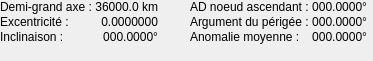
    <widget class="QWidget" name="kepleriens">
     <widget class="QWidget" name="formLayoutWidget_27">
      <property name="geometry">
       <rect>
        <x>0</x>
        <y>0</y>
        <width>181</width>
        <height>52</height>
       </rect>
      </property>
      <layout class="QFormLayout" name="formLayout_kepler1">
       <property name="sizeConstraint">
        <enum>QLayout::SetFixedSize</enum>
       </property>
       <property name="labelAlignment">
        <set>Qt::AlignLeading|Qt::AlignLeft|Qt::AlignVCenter</set>
       </property>
       <property name="horizontalSpacing">
        <number>3</number>
       </property>
       <property name="verticalSpacing">
        <number>1</number>
       </property>
       <item row="0" column="0">
        <widget class="QLabel" name="lbl_demiGrandAxeKeplerien">
         <property name="font">
          <font/>
         </property>
         <property name="text">
          <string>Demi-grand axe :</string>
         </property>
        </widget>
       </item>
       <item row="1" column="0">
        <widget class="QLabel" name="lbl_excentricite">
         <property name="font">
          <font/>
         </property>
         <property name="text">
          <string>Excentricité :</string>
         </property>
        </widget>
       </item>
       <item row="2" column="0">
        <widget class="QLabel" name="lbl_inclinaison">
         <property name="font">
          <font/>
         </property>
         <property name="text">
          <string>Inclinaison :</string>
         </property>
        </widget>
       </item>
       <item row="1" column="1">
        <widget class="QLabel" name="excentricite">
         <property name="font">
          <font/>
         </property>
         <property name="text">
          <string notr="true">0.0000000</string>
         </property>
         <property name="alignment">
          <set>Qt::AlignRight|Qt::AlignTrailing|Qt::AlignVCenter</set>
         </property>
        </widget>
       </item>
       <item row="2" column="1">
        <widget class="QLabel" name="inclinaison">
         <property name="font">
          <font/>
         </property>
         <property name="text">
          <string notr="true">000.0000°</string>
         </property>
         <property name="alignment">
          <set>Qt::AlignRight|Qt::AlignTrailing|Qt::AlignVCenter</set>
         </property>
        </widget>
       </item>
       <item row="0" column="1">
        <widget class="QLabel" name="demiGrandAxeKeplerien">
         <property name="font">
          <font/>
         </property>
         <property name="text">
          <string notr="true">36000.0 km</string>
         </property>
         <property name="alignment">
          <set>Qt::AlignRight|Qt::AlignTrailing|Qt::AlignVCenter</set>
         </property>
        </widget>
       </item>
      </layout>
     </widget>
     <widget class="QWidget" name="formLayoutWidget_26">
      <property name="geometry">
       <rect>
        <x>190</x>
        <y>0</y>
        <width>174</width>
        <height>52</height>
       </rect>
      </property>
      <layout class="QFormLayout" name="formLayout_kepler2">
       <property name="sizeConstraint">
        <enum>QLayout::SetFixedSize</enum>
       </property>
       <property name="labelAlignment">
        <set>Qt::AlignLeading|Qt::AlignLeft|Qt::AlignVCenter</set>
       </property>
       <property name="horizontalSpacing">
        <number>3</number>
       </property>
       <property name="verticalSpacing">
        <number>1</number>
       </property>
       <item row="0" column="0">
        <widget class="QLabel" name="lbl_ADNoeudAscendant">
         <property name="font">
          <font/>
         </property>
         <property name="text">
          <string extracomment="Right ascension of the ascending node">AD noeud ascendant :</string>
         </property>
        </widget>
       </item>
       <item row="1" column="0">
        <widget class="QLabel" name="lbl_argumentPerigee">
         <property name="font">
          <font/>
         </property>
         <property name="text">
          <string>Argument du périgée :</string>
         </property>
        </widget>
       </item>
       <item row="0" column="1">
        <widget class="QLabel" name="ADNoeudAscendant">
         <property name="font">
          <font/>
         </property>
         <property name="text">
          <string notr="true">000.0000°</string>
         </property>
         <property name="alignment">
          <set>Qt::AlignRight|Qt::AlignTrailing|Qt::AlignVCenter</set>
         </property>
        </widget>
       </item>
       <item row="1" column="1">
        <widget class="QLabel" name="argumentPerigee">
         <property name="font">
          <font/>
         </property>
         <property name="text">
          <string notr="true">000.0000°</string>
         </property>
         <property name="alignment">
          <set>Qt::AlignRight|Qt::AlignTrailing|Qt::AlignVCenter</set>
         </property>
        </widget>
       </item>
       <item row="2" column="0">
        <widget class="QLabel" name="lbl_anomalieMoyenne">
         <property name="font">
          <font/>
         </property>
         <property name="text">
          <string>Anomalie moyenne :</string>
         </property>
        </widget>
       </item>
       <item row="2" column="1">
        <widget class="QLabel" name="anomalieMoyenne">
         <property name="font">
          <font/>
         </property>
         <property name="text">
          <string notr="true">000.0000°</string>
         </property>
         <property name="alignment">
          <set>Qt::AlignRight|Qt::AlignTrailing|Qt::AlignVCenter</set>
         </property>
        </widget>
       </item>
      </layout>
     </widget>
    </widget>
